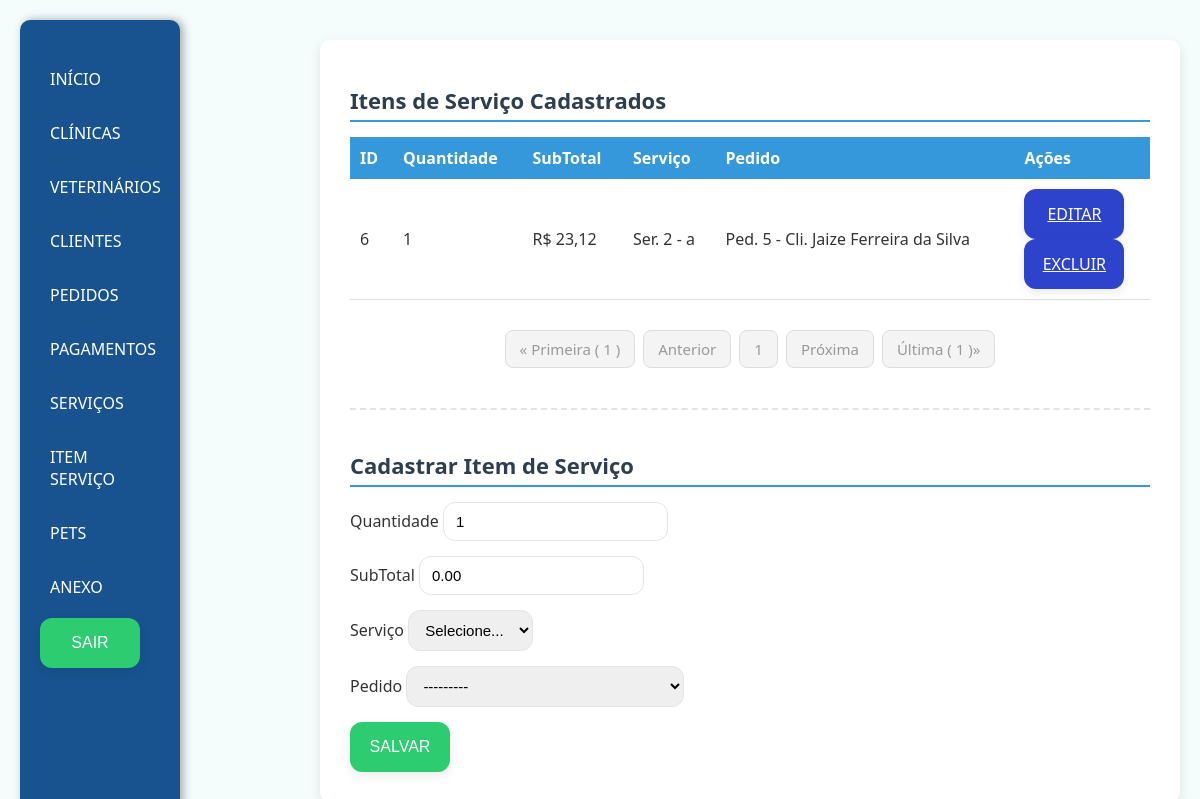
Before: /itemServico/ (signed in) with the older database file.
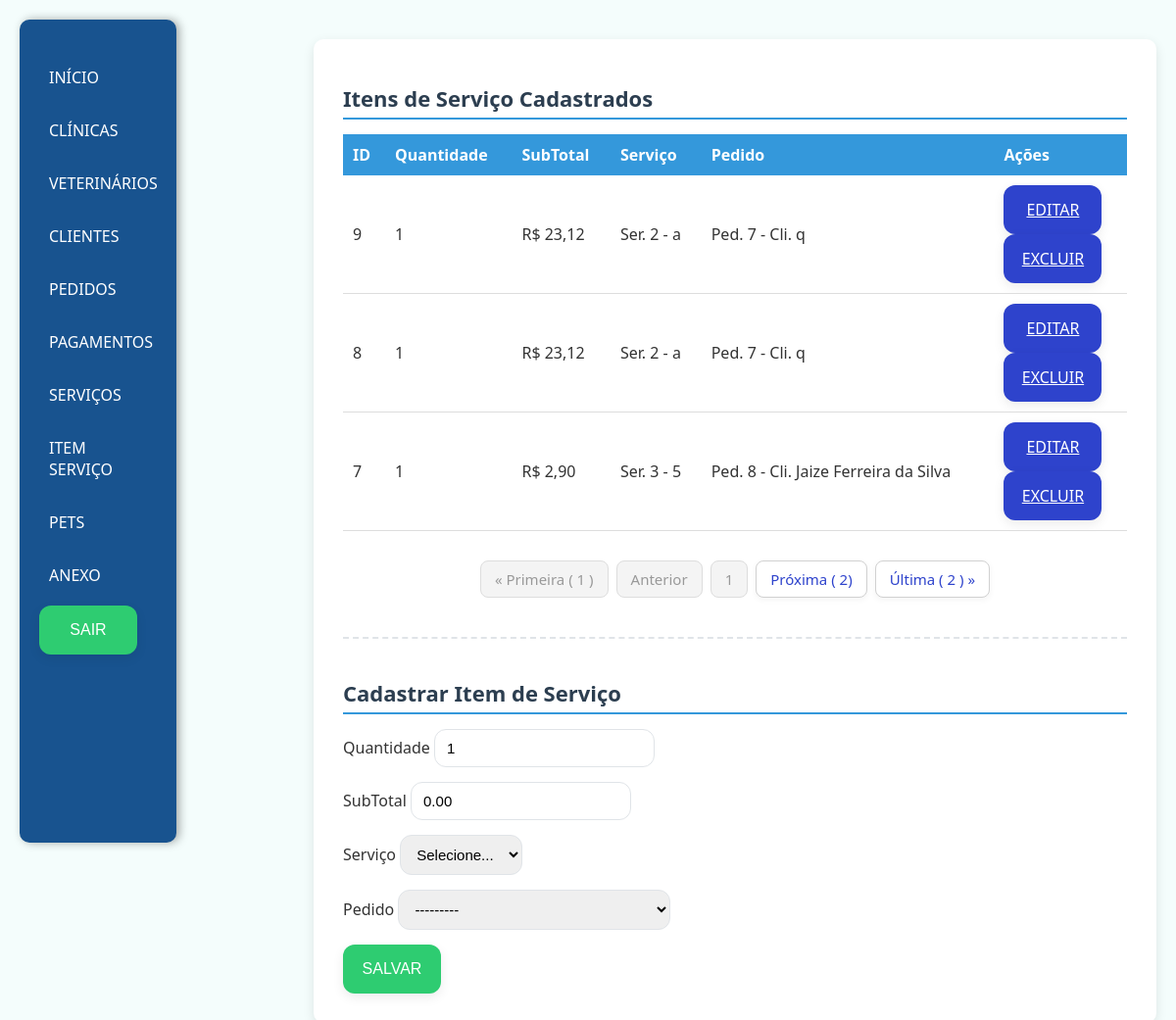
After: the same page with the newer database file.
### app/models.py (models this page shows, shortened)
class ItemServico(models.Model):
    qtd = models.IntegerField(default=1)
    subTotal = models.DecimalField(max_digits=10, decimal_places=2)
    idServico = models.ForeignKey(Servico, on_delete=models.SET_NULL, null=True)
    idPedido = models.ForeignKey(Pedido, on_delete=models.CASCADE)

class Servico(models.Model):
    tipo = models.CharField(max_length=100)
    descricao = models.TextField()
    valor = models.DecimalField(max_digits=10, decimal_places=2)
    def __str__(self):
        return f'Ser. {self.id} - {self.tipo}'

class Pedido(models.Model):
    dataPedido = models.DateTimeField(auto_now_add=True)
    valorTotal = models.DecimalField(max_digits=10, decimal_places=2, default=0)
    idCliente = models.ForeignKey(Cliente, on_delete=models.SET_NULL, null=True)
    idPet = models.ForeignKey(Pet, on_delete=models.SET_NULL, null=True)
    idVeterinario = models.ForeignKey(Veterinario, on_delete=models.SET_NULL, null=True)
    anexos = models.BooleanField(null=True)
    def __str__(self):
        return f'Ped. {self.id} - Cli. {self.idCliente}'

class Cliente(models.Model):
    nome = models.CharField(max_length=50)
    telefone = models.CharField(max_length=20)
    email = models.EmailField(max_length=254, blank=True)
    endereco = models.TextField()
    idClinica = models.ForeignKey(Clinica, on_delete=models.SET_NULL, null=True)
    def __str__(self):
        return self.nome

### app/views.py (the view)
# urls.py: path('itemServico/', views.itemServico, name='itemServico'),
@login_required
def itemServico(request):
    itens = ItemServico.objects.all().order_by('-id')
    pc = request.GET.get('pc', 1)
    listaItens = Paginator(itens, 3).get_page(pc)
    formulario = CadastroItemServico_MF(request.POST or None)
    servicos = formulario.fields['idServico'].queryset
    if request.method == 'POST' and formulario.is_valid():
        formulario.save()
        return redirect('itemServico')
    return render(request, 'itemServico/itemServico.html', {
        "itens": listaItens,
        "formulario": formulario,
        "servicos": servicos,
    })

### app/forms.py
class CadastroItemServico_MF(forms.ModelForm):
    class Meta:
        model = ItemServico
        fields = '__all__'
        widgets = {
            "qtd": forms.NumberInput(attrs={"class": "formulario", "min": "1"}),
            "subTotal": forms.NumberInput(attrs={"class": "formulario", "step": "0.01"}),
            "idServico": forms.Select(attrs={"class": "formulario"}),
            "idPedido": forms.Select(attrs={"class": "formulario"}),
        }

### app/templates/itemServico/itemServico.html (shortened to what this page needs)
{% extends 'base.html' %}
{% load static %}
{% load l10n %}
{% block estiloCss %}
<link rel="stylesheet" href="{% static 'css/padrao.css' %}">
{% endblock %}
{% block conteudo %}
<div>
    <h1>Itens de Serviço Cadastrados</h1>
    <table>
        <thead>
            <tr>
                <th>ID</th>
                <th>Quantidade</th>
                <th>SubTotal</th>
                <th>Serviço</th>
                <th>Pedido</th>
                <th>Ações</th>
            </tr>
        </thead>
        <tbody>
            {% for item in itens %}
            <tr>
                <td>{{ item.id }}</td>
                <td>{{ item.qtd }}</td>
                <td>R$ {{ item.subTotal }}</td>
                <td>{{ item.idServico }}</td>
                <td>{{ item.idPedido }}</td>
                <td id="link">
                    <a class="btnA" href="{% url 'editarItemServico' item.id %}">EDITAR</a>
                    <a class="btnA" href="{% url 'excluirItemServico' item.id %}">EXCLUIR</a>
                </td>
            </tr>
            {% empty %}
            <tr>
                <td colspan="6">Nenhum item de serviço cadastrado no sistema</td>
            </tr>
            {% endfor %}
        </tbody>
    </table>
      <nav aria-label="Page navigation">
    <ul class="pagination justify-content-center">
    {%if itens.number == 1%}
      <li class="page-item disabled">
        <a class="page-link" href="#">&laquo; Primeira &#40 {{itens.number}} &#41 </a>
      </li>
      <li class="page-item disabled">
        <a class="page-link" href="#">Anterior</a>
      </li>
      {% endif %}
      <li class="page-item disabled">
        <a class="page-link" href="">{{itens.number}}</a>
      </li>
      {%if itens.paginator.num_pages == itens.number%}
      <li class="page-item disabled">
        <a class="page-link" href="#">Próxima </a>
      </li>
      <li class="page-item disabled">
        <a class="page-link" href="#">Última &#40 {{itens.paginator.num_pages}} &#41&raquo;</a>
      </li>
    {%else%}
     <li class="page-item">
        <a class="page-link" href="{% url 'itemServico' %}?pc={{itens.next_page_number}}">Próxima &#40 {{ itens.next_page_number}}&#41</a>
      </li>
      <li class="page-item">
        <a class="page-link" href="{%url 'itemServico'%}?pc={{itens.paginator.num_pages}}">Última &#40 {{itens.paginator.num_pages}} &#41 &raquo;</a>
      </li>
      {%endif%}
    </ul>
    </nav>
    <hr>
    <h1>Cadastrar Item de Serviço</h1>
    <form method="POST">
        <div>
            <label>Quantidade</label>
            {{ formulario.qtd }}
        </div>
        <div>
            <label>SubTotal</label>
            {{ formulario.subTotal }}
        </div>
        <div>
            <label>Serviço</label>
            <select name="idServico" id="id_idServico" class="formulario" required>
                <option value="">Selecione...</option>
            </select>
        </div>
        <div>
            <label>Pedido</label>
            {{ formulario.idPedido }}
        </div>
        <button type="submit">SALVAR</button>
    </form>
</div>
{% endblock %}

Changed rows visible on the page:
no longer on this page (row unchanged): ItemServico: id "6", qtd "1", subTotal "23,12", idServico "Ser. 2 - a", idPedido "Ped. 5 - Cli. Jaize Ferreira da Silva"
added ItemServico: id "9", qtd "1", subTotal "23,12", idServico "Ser. 2 - a", idPedido "Ped. 7 - Cli. q"
added ItemServico: id "8", qtd "1", subTotal "23,12", idServico "Ser. 2 - a", idPedido "Ped. 7 - Cli. q"
added ItemServico: id "7", qtd "1", subTotal "2,90", idServico "Ser. 3 - 5", idPedido "Ped. 8 - Cli. Jaize Ferreira da Silva"
Other visible differences:
{{ itens.next_page_number }}: (not shown) → "2"
{{ itens.paginator.num_pages }}: (not shown) → "2"
{{ itens.paginator.num_pages }}: "1" → (not shown)
text no longer shown: "Próxima )»"
text now shown: "Próxima ( ) ) »"
